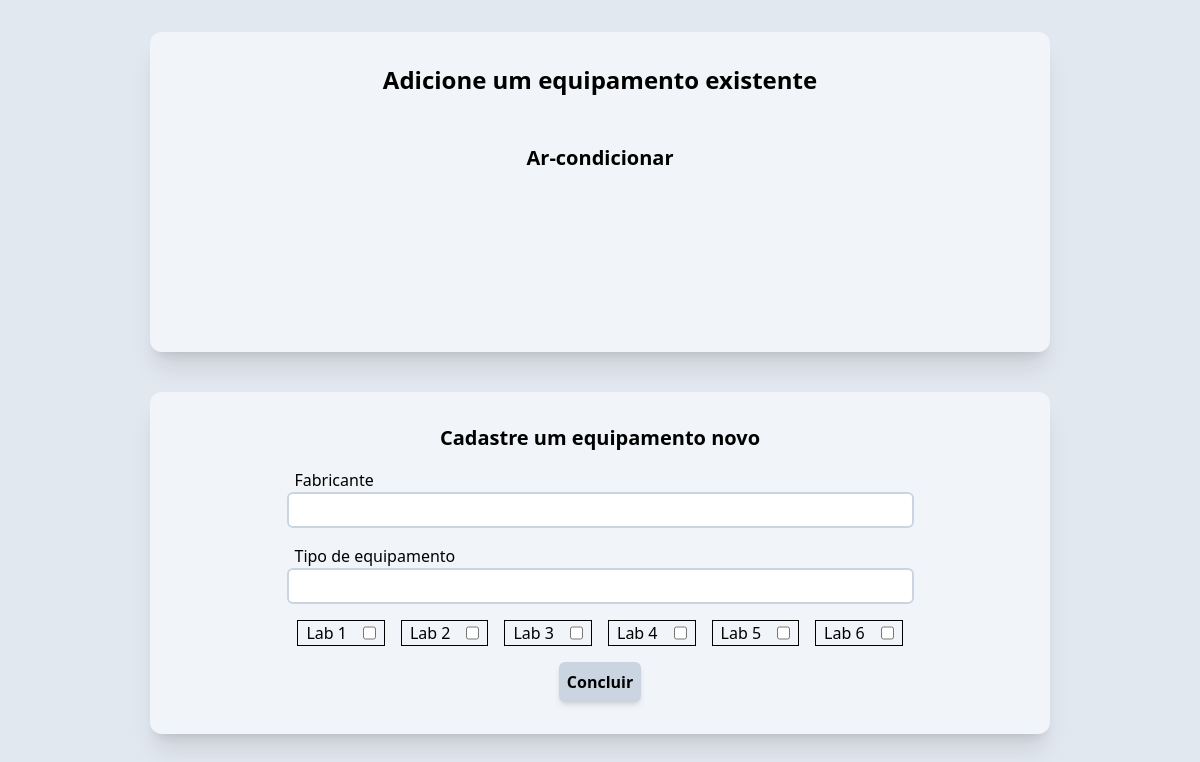
Page /html/suporte/add.equip.php?l=2 (signed in) on the earlier database version.
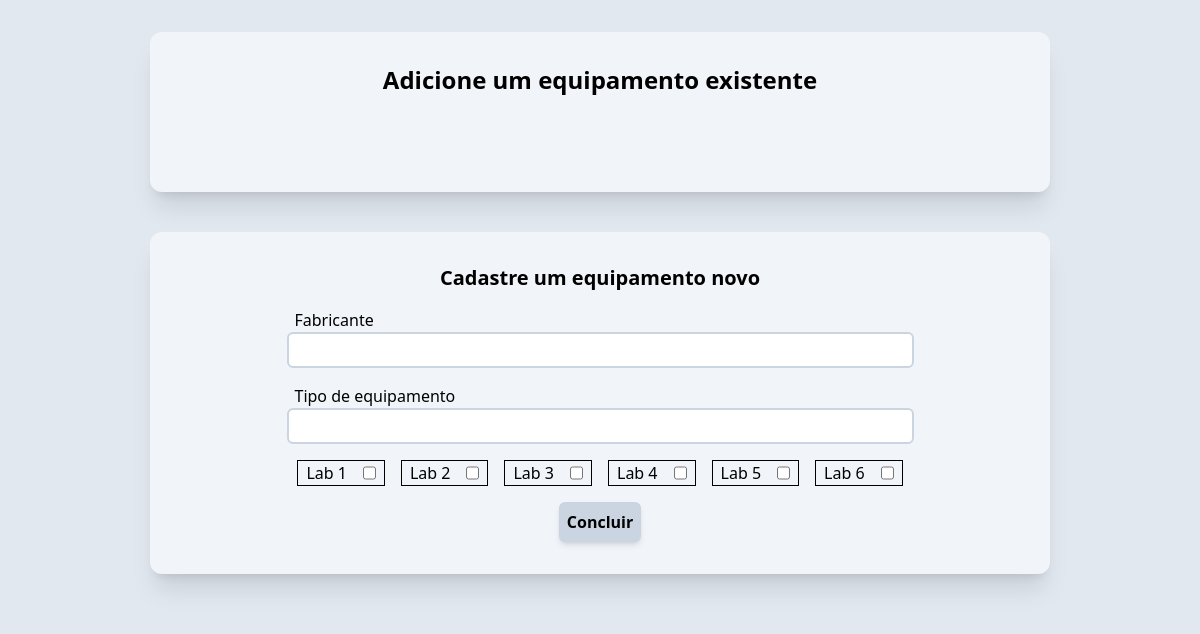
Same page on the later database version.
### tables this page shows
CREATE TABLE `tb_equipamentos` (
  `id` int NOT NULL,
  `modelo` varchar(100) NOT NULL,
  `patrimonio` varchar(50) NOT NULL,
  `fabricante` varchar(50) NOT NULL,
  `lab1` tinyint(1) NOT NULL,
  `lab2` tinyint(1) NOT NULL,
  `lab3` tinyint(1) NOT NULL,
  `lab4` tinyint(1) NOT NULL,
  `lab5` tinyint(1) NOT NULL,
  `lab6` tinyint(1) NOT NULL
);

### src/models/labs.model.php (called while the page is built, shortened)
<?php
    require 'conexao.php';
    if(isset($_GET['l']) && !empty($_GET['l'])){
        $id_lab = $_GET['l'];
    }
    $query_equip = $conexao->prepare("SELECT id,fabricante,modelo,lab".$id_lab." FROM tb_equipamentos");
    $query_equip->execute();
    $dados_equip = $query_equip->fetchAll();
?>

### html/suporte/add.equip.php (the view, shortened to what the changed rows need)
<?php
    require '../../src/models/labs.model.php';
?>
<!DOCTYPE html>
<html lang="pt-br">
<head>
    <link rel="stylesheet" href="../../src/css/output.css" />
</head>
<body class="bg-slate-200">
    <?php
        if(isset($_GET['edit'])&& !empty($_GET['edit'])){
            $id_equip = $_GET['edit'];
            $query_edit_equip = $conexao->prepare("SELECT * FROM tb_equipamentos WHERE id = '$id_equip'");
            $query_edit_equip->execute();
            $dados_edit_equip = $query_edit_equip->fetchAll(PDO::FETCH_ASSOC);
    ?>
    <div class="flex flex-col gap-10 p-8 pl-0 pr-0 absolute items-center justify-center bg-slate-200 w-full">
            <div id="formAdicionar" class="flex flex-col items-center justify-between bg-slate-100 shadow-xl w-1/2 rounded-xl h-full p-8">
                <header class="w-full text-center mb-4">
                    <h2 class="text-xl font-semibold">
                        Edite um equipamento
                    </h2>
                </header>
                <main class="flex flex-col w-full h-full">
                    <form action="../../src/models/labs.model.php?Eedit=1&l=<?=$id_lab.'&id='.$id_equip?>" method="post"  class="flex flex-col justify-center items-center gap-4 w-full h-full">
                        <div class="flex flex-col w-2/3">
                            <label class="ml-2" for="fabricante">Fabricante</label>
                            <input class="border-2 border-slate-300 p-2 pt-1 pb-1 rounded-md" type="text" id="fabricante" name="fabricante" value="<?=$dados_edit_equip[0]['fabricante'];?>">
                        </div>
                        <div class="flex flex-col w-2/3">
                            <label class="ml-2" for="modelo">Tipo de equipamento</label>
                            <input class="border-2 border-slate-300 p-2 pt-1 pb-1 rounded-md" type="text" id="modelo" name="modelo" value="<?=$dados_edit_equip[0]['modelo'];?>">
                        </div>
                        <button type="submit" class="bg-slate-300 hover:bg-slate-500 shadow-md hover:text-slate-100 font-semibold transition-all p-2 rounded-md">Concluir</button>
                    </form>
                </main>
            </div>
        </div>
    </div>
    <?php
        } else{
    ?>
<div class="flex flex-col gap-10 p-8 pl-0 pr-0 absolute items-center justify-center bg-slate-200 w-full">
            <div class="flex flex-col justify-between items-center bg-slate-100 shadow-xl w-3/4 rounded-xl h-full p-8">
                <header class="w-full text-center">
                    <h2 class="text-2xl font-semibold">
                        Adicione um equipamento existente
                    </h2>
                </header>
                <main class="flex">
                <div id="Equipamentos" class="flex flex-col gap-10  p-8">
                        <div>
                            <?php foreach ($dados_equip as $key => $value) {
                                $id_equip = $dados_equip[$key]['id'];
                                if ($dados_equip[$key]['lab' . $id_lab] < 1) {
                            ?>
                            <div class="flex h-20 w-full rounded-xl ">
                                <a href="../../src/models/labs.model.php?l=<?=$id_lab.'&Eadd='.$id_equip;?>">
                                    <div class="w-full p-4">
                                        <h3 class="text-xl font-bold"><?= $dados_equip[$key]['modelo']; ?></h3>
                                    </div>
                                </a>
                            </div>
                            <?php }
                            }; ?>
                        </div>
                        </div>
                </main>
            </div>
            <div id="formAdicionar" class="flex flex-col items-center justify-between bg-slate-100 shadow-xl w-3/4 rounded-xl h-full p-8">
                <header class="w-full text-center mb-4">
                    <h2 class="text-xl font-semibold">
                        Cadastre um equipamento novo
                    </h2>
                </header>
            </div>
        </div>
    <?php };?>
</body>
</html>

Differences in the rows shown:
no longer on this page (row edited): tb_equipamentos: modelo "Ar-condicionar"
